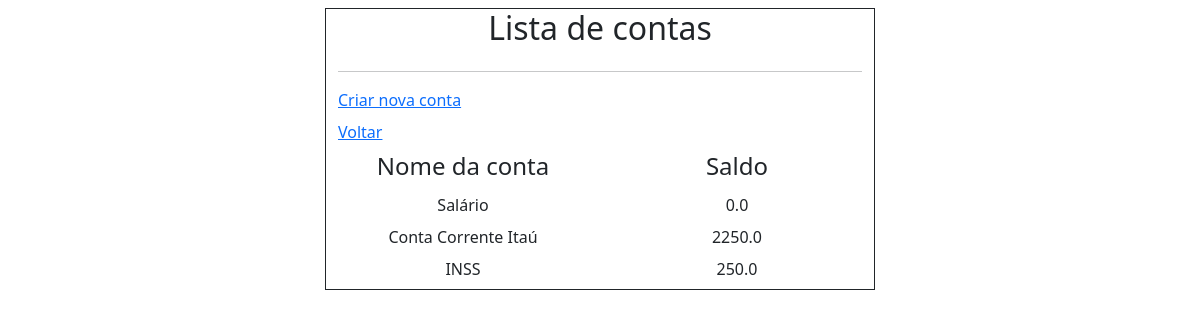
The app's page /users/me/accounts (signed in) with its own data.
### accounts/models.py (models this page shows, shortened)
class Account(models.Model):
    user_id = models.ForeignKey(User, on_delete=models.CASCADE)
    name = models.CharField(max_length=200)
    balance = models.FloatField(default=0)
    class Meta:
        db_table = 'tb_accounts'

### users/views.py (the view)
# urls.py: path('me/accounts', views.list_accounts, name='list_accounts'),
def list_accounts(request):
    user_accounts = request.user.account_set.all()
    context = {
        'user_accounts': user_accounts
    }
    return render(request, 'accounts/list.html', context=context)

### users/templates/accounts/list.html
{% extends 'base.html' %}
{% block content %}
    <div class="container border border-dark mt-2" style="max-width: 550px">
        <div class="row">
            <div class="col text-center">
                <h2>Lista de contas</h2>
            </div>
        </div>
        <hr>
        <div class="row mb-2">
            <div class="col">
                <a href="{% url 'users:create_account' %}">Criar nova conta</a>
            </div>
        </div>
        <div class="row mb-2">
            <div class="col">
                <a href="{% url 'users:index' %}">Voltar</a>
            </div>
        </div>
        <div class="row mb-1">
            <div class="col text-center">
                <h4>Nome da conta</h4>
            </div>
            <div class="col text-center">
                <h4>Saldo</h4>
            </div>
        </div>
        {% for user_account in user_accounts %}
        <div class="row mb-2">
            <div class="col text-center">
                {{ user_account.name }}
            </div>
            <div class="col text-center">
                {{ user_account.balance }}
            </div>
        </div>
        {% endfor %}
    </div>
{% endblock %}

### records on screen
Account: name "Salário", balance "0.0"
Account: name "Conta Corrente Itaú", balance "2250.0"
Account: name "INSS", balance "250.0"
